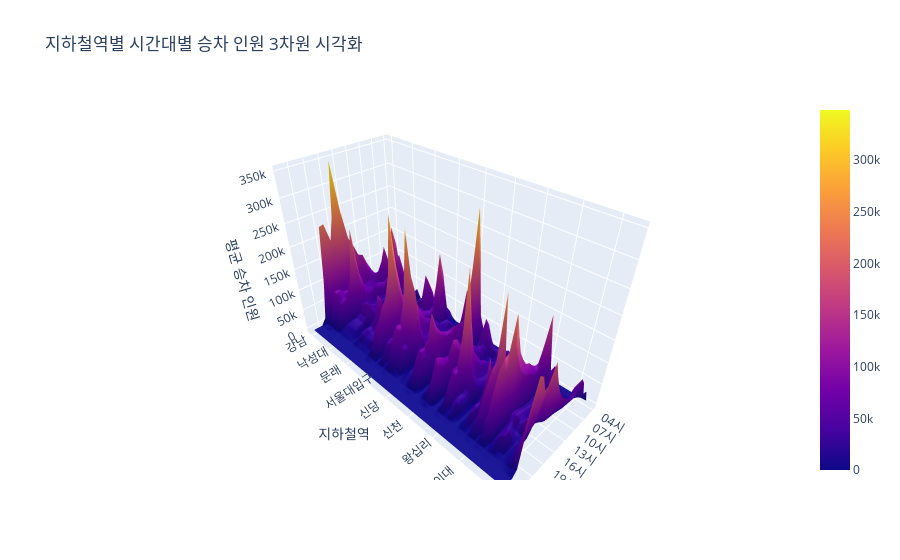

The cell this chart's notebook holds for it:
### Code cell
import plotly.graph_objects as go

station_time_mean = data.groupby('지하철역')[on_col].mean()
station_time_mean.columns = [i[:3] for i in station_time_mean.columns]

fig = go.Figure(data=[go.Surface(z=station_time_mean.values,
                                 x=station_time_mean.columns,
                                 y=station_time_mean.index)])

fig.update_layout(title='지하철역별 시간대별 승차 인원 3차원 시각화',
                  scene=dict(xaxis_title='시간대',
                             yaxis_title='지하철역',
                             zaxis_title='평균 승차 인원'))
fig.show()

### Figure 1 — Plotly figure (JSON) as saved in the notebook; plotly's stock layout.template omitted (floating-point values rounded to 4 significant figures; data arrays with more than 128 entries replaced by an {"elided": "..."} marker saying what was removed)
{"data": [{"type": "surface", "x": ["04시", "05시", "06시", "07시", "08시", "09시", "10시", "11시", "12시", "13시", "14시", "15시", "16시", "17시", "18시", "19시", "20시", "21시", "22시", "23시", "00시", "01시", "02시", "03시"], "y": ["강남", "강변", "건대입구", "교대", "구로디지털단지", "구의", "낙성대", "당산", "대림", "도림천", "동대문역사문화공원", "뚝섬", "문래", "방배", "봉천", "사당", "삼성", "상왕십리", "서울대입구", "서초", "선릉", "성수", "시청", "신답", "신당", "신대방", "신도림", "신림", "신설동", "신정네거리", "신천", "신촌", "아현", "양천구청", "역삼", "영등포구청", "왕십리", "용답", "용두", "을지로3가", "을지로4가", "을지로입구", "이대", "잠실", "잠실나루", "잠실새내", "종합운동장", "충정로", "한양대", "합정", "홍대입구"], "z": {"elided": "51x24 float values"}}], "layout": {"scene": {"xaxis": {"title": {"text": "시간대"}}, "yaxis": {"title": {"text": "지하철역"}}, "zaxis": {"title": {"text": "평균 승차 인원"}}}, "title": {"text": "지하철역별 시간대별 승차 인원 3차원 시각화"}}}
